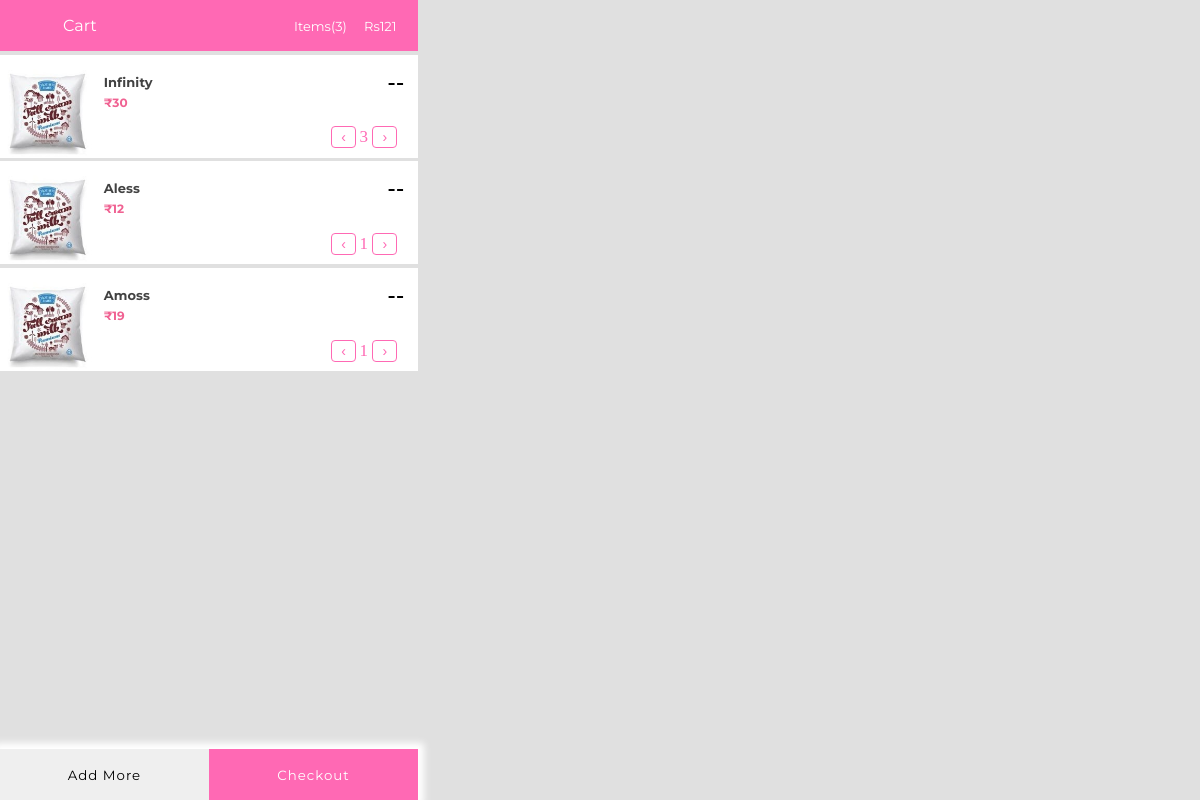
/cart (signed in), run on the app's committed database.
### flsk.py (models this page shows)
class Items(db.Model):
    prdctname=db.Column(db.String(30), nullable=False)#0
    price=db.Column(db.Integer)#1
    catagory=db.Column(db.String(40), nullable=False)#2
    image=db.Column(db.String(30))#3
    descrptn=db.Column(db.String(130), nullable=False)#4
    quntity=db.Column(db.Integer, nullable=False)#5
    productId=db.Column(db.Integer,primary_key=True)#6
    cart=db.relationship('Cart', backref='Items', uselist=False)

### flsk.py (the view)
@app.route("/cart")
def cart():
    if 'email' not in session:
        return redirect(url_for('usrlog'))
    loggedIn, noOfItems, usrid, totalprice= getUserInformation()
    if noOfItems==0:
        return redirect(url_for('link'))
    else:
        prducts=Cart.query.filter_by(userid=usrid).all()
        itms=[]
        qun=[]
        qun.append(0)
        for prduct in prducts:
            abc=prduct.productId
            quntity=Cart.query.filter_by(productId=abc).first()
            prc=quntity.quantity
            qun.append(prc)
            print(prc)
            itm=Items.query.filter_by(productId=abc).first()
            itms.append(itm)
    print(itms)
    print(qun)
    return render_template("cart.html", itms = itms, noOfItems=noOfItems, totalprice=totalprice,qunty=qun)

### flsk.py (called while the page is built)
def getUserInformation():
        if 'email' not in session:
            loggedIn = False
            firstName = ''
            noOfItems = 0
        else:
            loggedIn = True
            user=Login.query.filter_by(Email=session['email']).first()
            userId=user.userid
            noOfItems=Cart.query.filter_by(userid=userId).count()
            prducts=Cart.query.filter_by(userid=userId).all()
            totalprice=0
            for prduct in prducts:
                abc=prduct.productId
                quntity=Cart.query.filter_by(productId=abc).first()
                prc=quntity.quantity
                itm=Items.query.filter_by(productId=abc).first()
                totalprice+=itm.price*prc
        return (loggedIn, noOfItems, userId,totalprice)

### templates/cart.html (shortened to what this page needs)
<!DOCTYPE html>
<html lang="en">
<head>
    <link rel="stylesheet" href="{{url_for('static', filename='css/cart.css')}}">
</head>
<body>
    <section>
        <nav>
            <ul>
                <li id="title">
                    Cart
                </li>
                <li id="price">
                    Rs{{totalprice}}
                </li>
                <li id="noofitem">
                    Items({{noOfItems}})
                </li>
            </ul>
        </nav>
    </section>
{% for itm in itms %}
{% set fname='assets/' + itm.image %}
    <div class="container">
        <div class="img">
            <a href=""><img src="{{url_for('static', filename=fname)}}"></a>
        </div>
        <div class="txt">
            <span>{{itm.prdctname}}</span>
            <strong>₹{{itm.price}}</strong>
        </div>
        <div class="cntr">
            <a href="/remove?produtId={{itm.productId}}"
            style="color: black;font-size: 23px;font-weight: bold;margin-left: 65px;text-decoration: none;">--</a>
            <div id="quantity">
                    <button class="arrow ripple" onclick="window.location.href='/upClick?produtId={{itm.productId}}'">&#8249;</button>
                    <span id="number">{{qunty[loop.index]}}</span>
                    <button class="arrow ripple" onclick="window.location.href='/downClick?produtId={{itm.productId}}'">&#8250;</button>
                </div>
            </div>
        </div>
    {% endfor %}
    <footer>
        <div class="btn">
            <div class="addproduct">
                <a href="{{url_for('link')}}"><button class="ripple">Add More</button></a>
            </div>
            <div class="checkout">
                <a href="{{url_for('checkout')}}"><button class="ripple">Checkout</button></a>
            </div>
        </div>
    </footer>
</body>
</html>

### static/css/cart.css (style rules this page uses)
* { margin: 0%; padding: 0%; }
body { background: #e0e0e0 }
section { margin: 0%; padding: 0%; height: 51px; width: 418px; background:#ff69b4; }
section nav { height: inherit; }
section nav ul { text-decoration: none; list-style-type: none; display: flex; align-items: center; margin-top: 0px; height: inherit; justify-content: space-around; }
ul>#title { width: 40px; color: white; font-family: 'Montserrat', sans-serif; }
ul>#price { position: relative; left: 135px; font-size: 13px; width: 0px; color: white; font-family: 'Montserrat', sans-serif; }
ul>#noofitem { position: relative; right: 61px; font-size: 13px; width: 0px; color: white; font-family: 'Montserrat', sans-serif; }
.container { margin-top: 0.3%; height: 103px; max-width: 418px; display: flex; flex-wrap: wrap; background: #ffff; }
.container .img { height: inherit; margin-top: 6px; }
.img img { height: 91px; margin-top: 5px; }
.container .txt { margin-left: 8px; margin-top: 6px; display: flex; flex-direction: column; width: 219px; max-height: inherit; }
.container .txt span { font-size: 13px; font-style: normal; color: #424242; font-weight: bold; font-family: 'Montserrat', sans-serif; margin-top: 13px; letter-spacing: 0.1px; }
.container .txt strong { color: #f06292; margin-top: 5px; font-size: 12px; font-family: 'Montserrat', sans-serif; margin-bottom: 0px; font-weight: bold; }
footer { margin-top: 65px; }
footer .btn { display: flex; position: fixed; height: 51px; width: 418px; bottom: 0px; box-shadow: 0px 0px 7px 6px white; }
footer .btn .addproduct { width: 209px; height: 51px; border: none; font-family: 'Montserrat', sans-serif; font-size: 18px; border-bottom: 1px solid white; }
footer .btn .checkout { height: 51px; width: 209px; background: #ff69b4; border: none; color:inherit; font-size: 19px; font-family: 'Montserrat', sans-serif; border-bottom: 2px solid white; }
footer .btn .addproduct button,a { height: inherit; width: inherit; color: inherit; font-family: inherit; border: none; letter-spacing: 1px; outline: none; }
footer .btn .checkout button { height: inherit; width: inherit; background-color: inherit; color: white; border: none; font-family: inherit; letter-spacing: 1px; outline: none; }
.ripple { position: relative; overflow: hidden; transform: translate3d(0, 0, 0); }
.ripple::after { content: ""; display: block; position: absolute; width: 100%; height: 100%; top: 0; left: 0; pointer-events: none; background-image: radial-gradient(circle, #fff 10%, transparent 10.01%); background-repeat: no-repeat; background-position: 50%; transform: scale(10, 10); opacity: 0; transition: transform .5s, opacity 1s; }
.cntr { display: flex; flex-direction: column; justify-content: space-around; align-items: center; }
#quantity .arrow { background: white; padding: 2px 9px; font-size: 14px; border-radius: 4px; outline: none; border: 1px solid #ff69b4; color: #ff69b4; }
#quantity #number { font-size: 17px; color: #ff69b4; }

### data on the page
Items: prdctname "Infinity", price "30", qunty "3"
Items: prdctname "Aless", price "12", qunty "1"
Items: prdctname "Amoss", price "19", qunty "1"

### other printed values
{{ totalprice }} "121"
{{ noOfItems }} "3"
